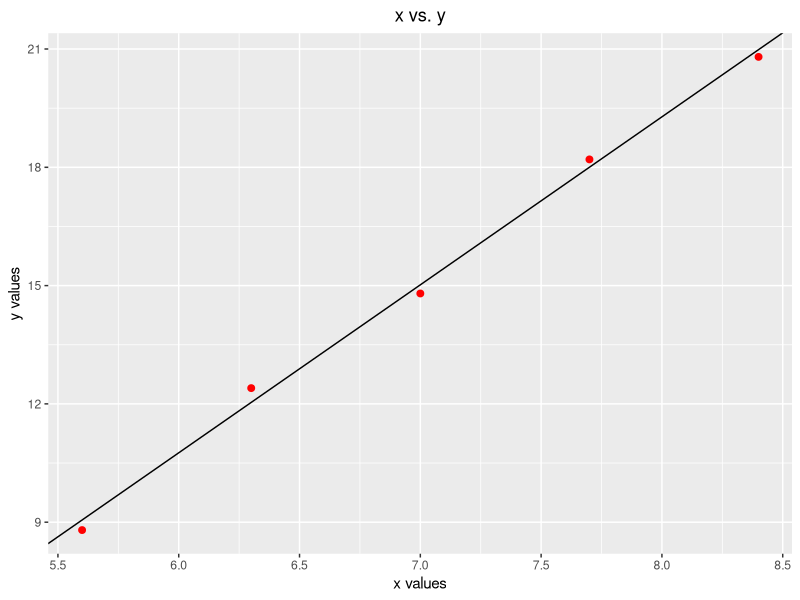

Source code (R):
## ---- chunk 1
knitr::opts_chunk$set(echo = TRUE)

## ---- chunk 2
library(tidyverse)
## ---- chunk 3
df <- data.frame(x=c(5.6, 6.3, 7, 7.7, 8.4), y=c(8.8, 12.4, 14.8, 18.2, 20.8))
print (df)
## ---- chunk 4
m1 = lm(y ~ x, data=df)
summary(m1)
## ---- chunk 5
ggplot(df, aes(x, y)) + 
  geom_point(colour="red", size=2) + 
  geom_abline(aes(slope=round(m1$coefficients[2], 2), intercept=round(m1$coefficients[1], 2))) +
  xlab("x values") + ylab("y values") + labs(title = "x vs. y")+
  theme(plot.title = element_text(hjust = 0.5))
## ---- chunk 6
1/24*((exp(32)+exp(16))*(exp(12) - exp(6)))
